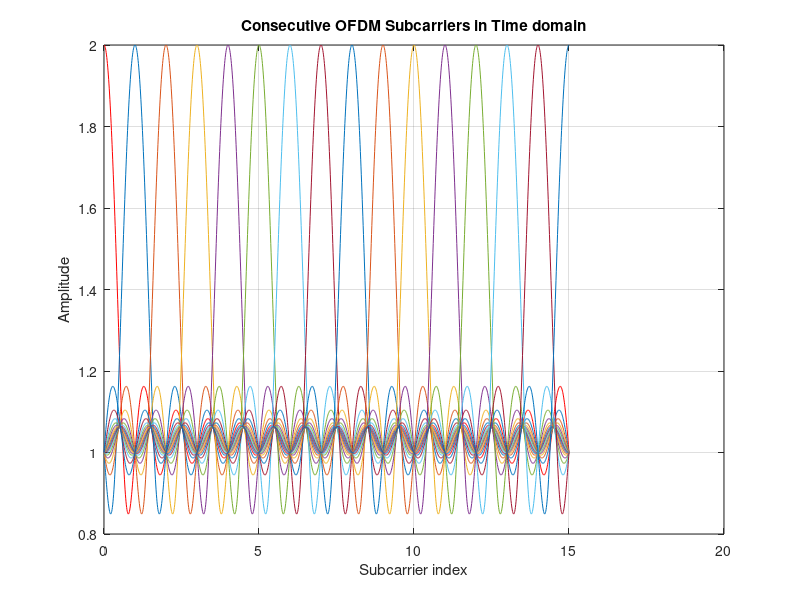

Recreate this plot in MATLAB.
%% This program plots sensitivity of OFDM subcarriers with Carrier
%% frequency offset(CFO)
% Prepared by Hiren Gami (gamihiren@yahoo.com)


% Suggested Reference:
% Morelli et al, "Synchronizaton Techniques for OFDMA : 
% A Tutorial Review", Proc. of IEEE, vol. 95, No. 7, July 2007 


clc
clear all

e = 0;          % Normalized CFO
N = 16;         % Total Subcarriers
Indx = 0.01;    % Over sampling index
vi = 1;         % counter index
for k = 0:Indx:N-1
    hi = 1;     % counter index
    for l = 0:N-1
       % this function calculates effect of CFO. Bias 1 is deliberately 
       % added in order to evaluate function at zero CFO.
       f(vi,hi) = 1 +(sin(pi*(l+e-k))*exp(1i*pi*(N-1)*(l+e-k)/N))...
                  /(N*sin(pi*(l+e-k)/N));
       hi = hi+1;
    end
    vi = vi+1;
end

plot([0:Indx:N-1],abs(f(:,1)),'r'); 
hold on; grid on;
title('Consecutive OFDM Subcarriers in Time domain');
xlabel('Subcarrier index');ylabel('Amplitude');

for n = 1:N-1
    plot([0:Indx:N-1],abs(f(:,n+1)));
end